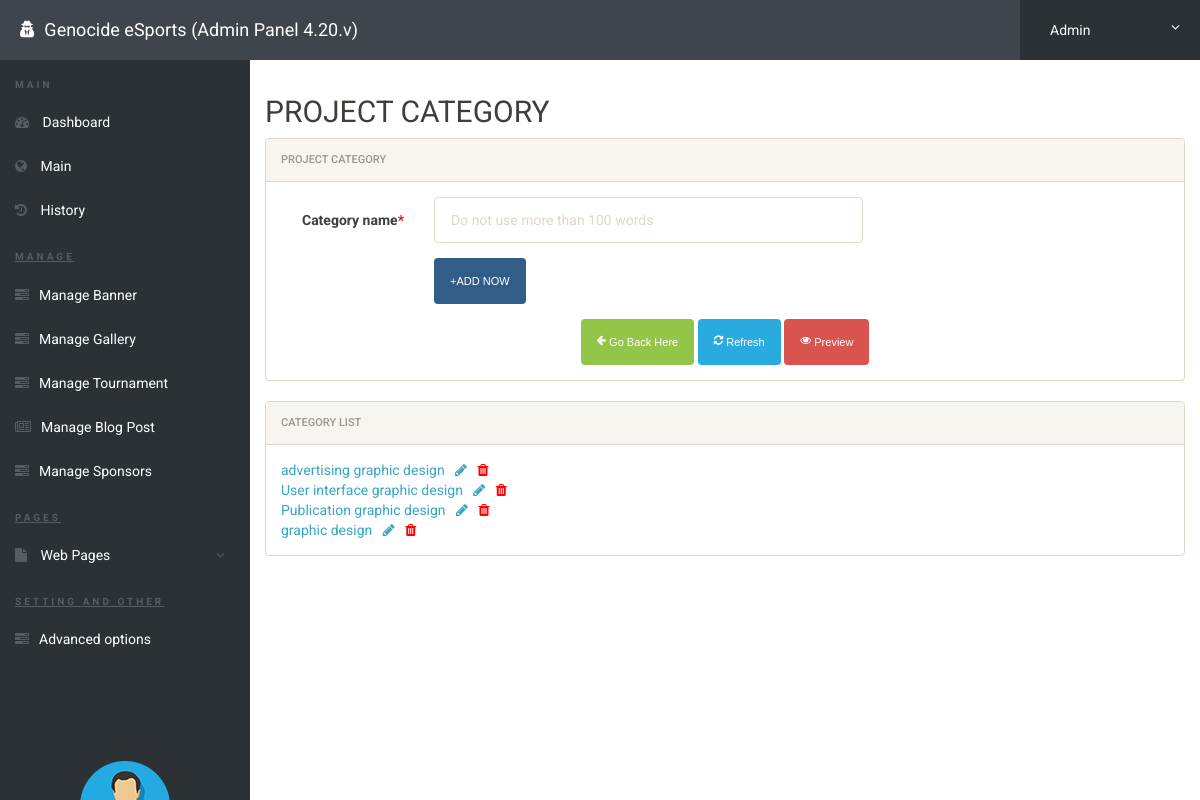
The app's page /gncadmin/category.php (signed in) with its own data.
### tables this page shows
CREATE TABLE `category_list` (
  `id` int(11) NOT NULL,
  `sender` varchar(50) NOT NULL,
  `list` varchar(100) NOT NULL,
  `time` timestamp NOT NULL DEFAULT current_timestamp()
);

### gncadmin/category.php (the view, shortened to what this page needs)
<?php
include('includes/config.php');
if(strlen($_SESSION['alogin'])==0)
	{
header('location:index.php');
}
else{
?>
<!doctype html>
<html lang="en" class="no-js">
<head>
	<link rel="stylesheet" href="css/font-awesome.min.css">
	<link rel="stylesheet" href="css/bootstrap.min.css">
	<link rel="stylesheet" href="css/dataTables.bootstrap.min.css">
	<link rel="stylesheet" href="css/bootstrap-social.css">
	<link rel="stylesheet" href="css/bootstrap-select.css">
	<link rel="stylesheet" href="css/fileinput.min.css">
	<link rel="stylesheet" href="css/awesome-bootstrap-checkbox.css">
	<link rel="stylesheet" href="css/style.css">
</head>
<body>
	<?php include('includes/header.php');?>
	<div class="ts-main-content">
	<?php include('includes/leftbar.php');?>
		<div class="content-wrapper">
			<div class="container-fluid">
				<div class="row">
					<div class="col-md-12">
						<div class="row">
							<div class="col-md-12">
                            <h2>PROJECT CATEGORY</h2>
								<div class="panel panel-default">
									<div class="panel-heading">PROJECT CATEGORY</div>
									<div class="panel-body">
										<form method="post" class="form-horizontal" enctype="multipart/form-data">
										<div class="form-group">
											<label class="col-sm-2 control-label">Category name<span style="color:red">*</span></label>
											<div class="col-sm-6">
											<input type="text" name="list" placeholder="Do not use more than 100 words" class="form-control" required>
											</div>
										</div>
										<div class="form-group">
											<div class="col-sm-8 col-sm-offset-2">
												<button class="btn btn-primary" name="submit" type="submit">+ADD NOW</button>
											</div>
										</div>
										</form>
										<center>
											<div class="col-sm-12 col-sm-offset-0">
												<a href="upload-project.php"><button class="btn btn-success"><i class="fa fa-arrow-left"></i> Go Back Here</button></a>
												<a href="category.php"><button class="btn btn-info"><i class="fa fa-refresh"></i> Refresh</button></a>
												<a href="../our-works.php" target="_blank"><button class="btn btn-danger"><i class="fa fa-eye"></i> Preview </button></a>
											</div>
										</center>
									</div>
								</div>
							</div>
							<div class="col-md-12">
								<div class="panel panel-default">
									<div class="panel-heading">Category list</div>
									<div class="panel-body">
										<?php $sql = "SELECT * from  category_list ";
										$query = $dbh -> prepare($sql);
										$query->execute();
										$results=$query->fetchAll(PDO::FETCH_OBJ);
										$cnt=1;
										if($query->rowCount() > 0)
										{
										foreach($results as $result)
										{				?>
										<a href="upload-project.php"><?php echo htmlentities($result->list);?></a>
											<a href="edit-category.php?edit=<?php echo $result->id;?>" onclick="return confirm('Do you want to Edit <?php echo htmlentities($result->list);?>');">&nbsp; <i class="fa fa-pencil"></i></a>&nbsp;&nbsp;
											<a href="category.php?del=<?php echo $result->id;?>&list=<?php echo htmlentities($result->list);?>" onclick="return confirm('Do you want to Delete <?php echo htmlentities($result->list);?>');"><i class="fa fa-trash" style="color:red"></i></a>&nbsp;&nbsp;<br>
										<?php $cnt=$cnt+1; }} ?>
									</div>
								</div>
							</div>
						</div>
					</div>
				</div>
			</div>
		</div>
	</div>
</body>
</html>
<?php } ?>

### gncadmin/css/style.css (style rules this page uses)
html { font-size: 14px; }
@media only screen and (min-width: 480px) { html { font-size: 17px; } }
@media only screen and (min-width: 768px) { html { font-size: 14px; } }
body { font-size: 1em; }
a { color: #37a6c4; }
.btn { font-family: 'Oswald', sans-serif; }
.btn i { position: relative; top: -2px; }
.panel { overflow: hidden; }
.btn { text-transform: none; }
.ts-main-content .content-wrapper { padding-top: 15px; margin-top: 60px; }
@media only screen and (min-width: 992px) { .ts-main-content .content-wrapper { margin-left: 250px; } }

### records on screen
category_list: list "advertising graphic design"
category_list: list "User interface graphic design"
category_list: list "Publication graphic design"
category_list: list "graphic design"
